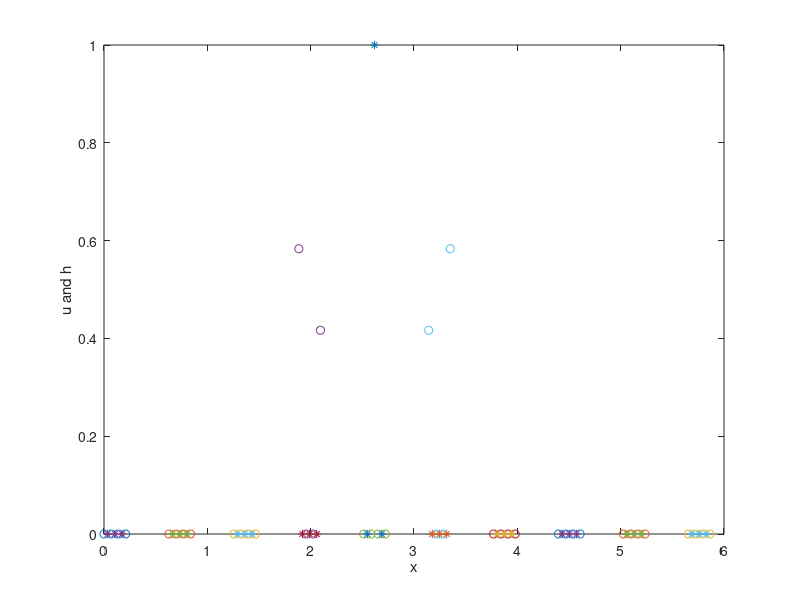

Write the MATLAB code that produced this figure.
% Test patch interpolation formula
% AJR, 18 Jul 2012
n=5;  % 1,5,9,... number of microscale grid points, not incl edges
m=10; % even number of patches
r=1/6 ;% ratio of patch size to macrogrid size
L=2*pi; % length of domain
D=L/m; %??
d=2*r*D; %??
dx=d/(n+1); % patch size includes edges, to give microgrid size
gam=1; %??
interOrd=1 % interpolation: 1=linear, 2=quadratic, and so on

% define the x-coords, do not omit patch edges
% as here I do want the patch edges
[X,x]=meshgrid((0:m-1)*D,(0:n+1)*dx);
x=x+X;

% initial values, hu is the correct size
hu=zeros(n,m);
% change a value to one, leaving all others zero
hu((n+1)/2,m/2)=1

% now proceed with interpolation as in the function
% uu(i,j)=ith microgrid value in jth macropatch
uu=nan(n+2,m); 
i=2:n+1; j=1:m;
uu(i,j)=reshape(hu,n,m);

%periodic boundary condition from wrapping patch index
jp=[2:m, 1]; jm=[m, 1:m-1]; 
% sometimes it is more convenient to generate these as
% jpp=jp(jp(jp)); jppp=jp(jp(jpp)); and so on
jpp=[4:m, 1:3]; jmm=[m-2:m, 1:m-3]; 
jppp=[6:m,1:5]; jmmm=[m-4:m,1:m-5];

% coupling edge conditions on each tooth, h and u are the same
imid=(n+3)/2;
uubv=[gam*(uu(imid,jp)+uu(imid,jm))/2 
     +gam*r*(uu(imid,jp)-uu(imid,jm))/2 
    +(-1+r^2)*gam^2*(uu(imid,jpp)-uu(imid,jp)-uu(imid,jm)+uu(imid,jmm))/16
    +(-r+r^3)*gam^2*(uu(imid,jpp)-3*uu(imid,jp)+3*uu(imid,jm)-uu(imid,jmm))/48
    +(9-10*r^2+r^4)*gam^3*(uu(imid,jppp)+uu(imid,jpp)-2*uu(imid,jp)-2*uu(imid,jm)+uu(imid,jmm)+uu(imid,jmmm))/768
    +(9*r-10*r^3+r^5)*gam^3*(uu(imid,jppp)-5*uu(imid,jpp)+10*uu(imid,jp)-10*uu(imid,jm)+5*uu(imid,jmm)-uu(imid,jmmm))/3840
    ];
uu(1,j)=sum(uubv(1:2*interOrd,:));
uubv=[gam*(uu(imid,jp)+uu(imid,jm))/2 
     -gam*r*(uu(imid,jp)-uu(imid,jm))/2 
    +(-1+r^2)*gam^2*(uu(imid,jpp)-uu(imid,jp)-uu(imid,jm)+uu(imid,jmm))/16 
    -(-r+r^3)*gam^2*(uu(imid,jpp)-3*uu(imid,jp)+3*uu(imid,jm)-uu(imid,jmm))/48 
    +(9-10*r^2+r^4)*gam^3*(uu(imid,jppp)+uu(imid,jpp)-2*uu(imid,jp)-2*uu(imid,jm)+uu(imid,jmm)+uu(imid,jmmm))/768 
    -(9*r-10*r^3+r^5)*gam^3*(uu(imid,jppp)-5*uu(imid,jpp)+10*uu(imid,jp)-10*uu(imid,jm)+5*uu(imid,jmm)-uu(imid,jmmm))/3840
    ];
uu(n+2,j)=sum(uubv(1:2*interOrd,:));    

% plot the picture
    plot(x(1:2:end,:),uu(1:2:end,:),'o' ...
        ,x(2:2:end,:),uu(2:2:end,:),'*')
    xlabel('x');ylabel('u and h');
